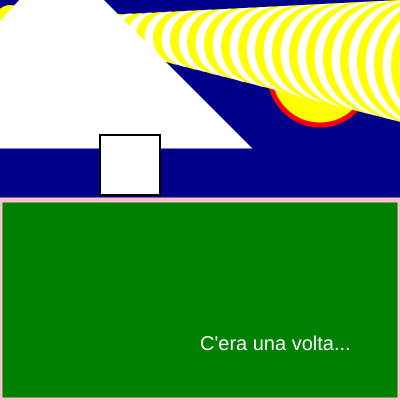
Frame 1 (no input)
Frame 60 (no input): identical to frame 1, image omitted
Frame 120 (the mouse pressed at the canvas centre since frame 60): identical to frame 1, image omitted

The p5.js sketch that drew this single still picture (run headless with seeded random() and noise() and a simulated clock; from frame 60 on, the mouse is pressed at the canvas centre):

// p5.js sketch
// ── sketch.js
let xsize = 400;
let ysize = 400;

function setup() {
  createCanvas(xsize, ysize);
}

function draw() {
  //fare cielo scuro
  background("darkblue");
  //vogliamo disegnare la luna
  fill("yellow");
  stroke("red");
  strokeWeight(5);
  circle(320, 75, 100);
  //prima della forma desiderata
  //cambiare fill e stroke
  fill("green");
  stroke("pink");
  strokeWeight(5);
  rect(0,200,400,200);
  //ordine in p5
  stroke("yellow");
  strokeWeight(30);
  let xStars_primordiale= 10;
  let yStars_primordiale= 20;
  point(xStars_primordiale, yStars_primordiale)
  //i<X define qtde de estrelas
  //i+X é o passo, define distância entre as estrelas
  let passo=1;
  //for(init; test; update){corpo}
  for(let i=0; i<50; i=i+passo){
    //0 --> y 1 --> w 2 --> y 3 --> w ...49
    strokeWeight(i*3);
      if(i%2==0){
        //numeri pari
        //corpo di ramo vero
        stroke("yellow");
      }else{
        //numeri dispari
        //altrimenti questo
        stroke("white");
      }
      point(xStars_primordiale*i, yStars_primordiale+i);
  }
  //stella polare
  //point(xStars_primordiale+60,30);
  //aggiungiamo un'altra stella
  //point(xStars_primordiale,100);
  //point(70,100);
  //exercício casinhas
  //teto
  fill("red");
  triangle(50,75,62,62,75,75);
  //parede
  fill("white");
  stroke("black");
  strokeWeight(2);
  rect(100,135,60,60);
  //text
  fill("white");
  stroke(0);
  strokeWeight(0);
  textSize(20);
  text("C'era una volta...",200,350);
}
